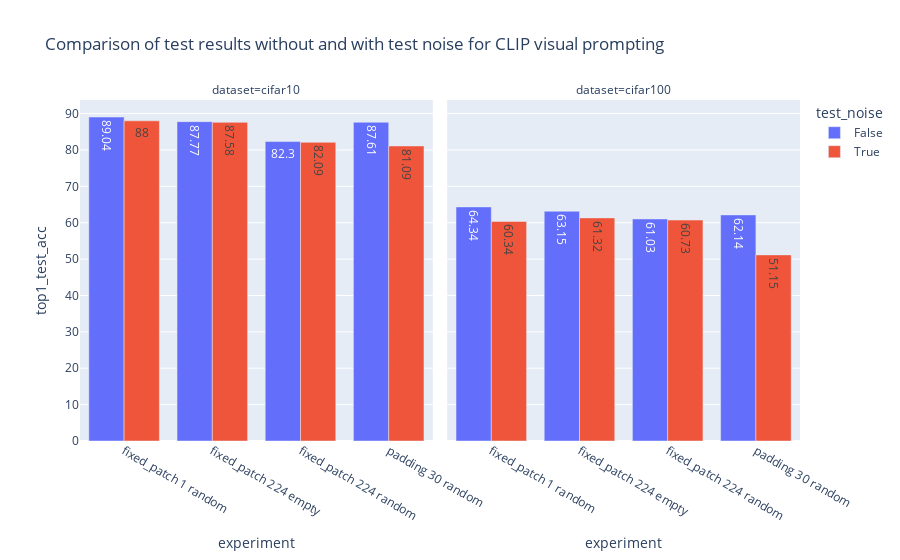

Notebook cell for this chart:
### Code cell
vp_df["experiment"] = vp_df["method"] + " " + vp_df["prompt_size"].astype(str) + " " + vp_df["prompt_init_method"]

fig = px.bar(
    vp_df,
    x="experiment", 
    y="top1_test_acc", 
    color="test_noise",
    facet_col="dataset",
    barmode="group",
    text_auto=True,
    title="Comparison of test results without and with test noise for CLIP visual prompting")
fig.write_image(plots_dir / "q24_clip_vp_test_noise.png", scale=2.0)
fig

### Figure 1 — Plotly figure (JSON) as saved in the notebook; plotly's stock layout.template omitted (floating-point values rounded to 4 significant figures)
{"data": [{"alignmentgroup": "True", "hovertemplate": "test_noise=False<br>dataset=cifar10<br>experiment=%{x}<br>top1_test_acc=%{y}<extra></extra>", "legendgroup": "False", "marker": {"color": "#636efa", "pattern": {"shape": ""}}, "name": "False", "offsetgroup": "False", "orientation": "v", "showlegend": true, "textposition": "auto", "texttemplate": "%{y}", "x": ["fixed_patch 1 random", "fixed_patch 224 empty", "fixed_patch 224 random", "padding 30 random"], "xaxis": "x", "y": [89.04, 87.77, 82.3, 87.61], "yaxis": "y", "type": "bar"}, {"alignmentgroup": "True", "hovertemplate": "test_noise=False<br>dataset=cifar100<br>experiment=%{x}<br>top1_test_acc=%{y}<extra></extra>", "legendgroup": "False", "marker": {"color": "#636efa", "pattern": {"shape": ""}}, "name": "False", "offsetgroup": "False", "orientation": "v", "showlegend": false, "textposition": "auto", "texttemplate": "%{y}", "x": ["fixed_patch 1 random", "fixed_patch 224 empty", "fixed_patch 224 random", "padding 30 random"], "xaxis": "x2", "y": [64.34, 63.15, 61.03, 62.14], "yaxis": "y2", "type": "bar"}, {"alignmentgroup": "True", "hovertemplate": "test_noise=True<br>dataset=cifar10<br>experiment=%{x}<br>top1_test_acc=%{y}<extra></extra>", "legendgroup": "True", "marker": {"color": "#EF553B", "pattern": {"shape": ""}}, "name": "True", "offsetgroup": "True", "orientation": "v", "showlegend": true, "textposition": "auto", "texttemplate": "%{y}", "x": ["fixed_patch 1 random", "fixed_patch 224 empty", "fixed_patch 224 random", "padding 30 random"], "xaxis": "x", "y": [88.0, 87.58, 82.09, 81.09], "yaxis": "y", "type": "bar"}, {"alignmentgroup": "True", "hovertemplate": "test_noise=True<br>dataset=cifar100<br>experiment=%{x}<br>top1_test_acc=%{y}<extra></extra>", "legendgroup": "True", "marker": {"color": "#EF553B", "pattern": {"shape": ""}}, "name": "True", "offsetgroup": "True", "orientation": "v", "showlegend": false, "textposition": "auto", "texttemplate": "%{y}", "x": ["fixed_patch 1 random", "fixed_patch 224 empty", "fixed_patch 224 random", "padding 30 random"], "xaxis": "x2", "y": [60.34, 61.32, 60.73, 51.15], "yaxis": "y2", "type": "bar"}], "layout": {"xaxis": {"anchor": "y", "domain": [0.0, 0.49], "title": {"text": "experiment"}}, "yaxis": {"anchor": "x", "domain": [0.0, 1.0], "title": {"text": "top1_test_acc"}}, "xaxis2": {"anchor": "y2", "domain": [0.51, 1.0], "matches": "x", "title": {"text": "experiment"}}, "yaxis2": {"anchor": "x2", "domain": [0.0, 1.0], "matches": "y", "showticklabels": false}, "annotations": [{"font": {}, "showarrow": false, "text": "dataset=cifar10", "x": 0.245, "xanchor": "center", "xref": "paper", "y": 1.0, "yanchor": "bottom", "yref": "paper"}, {"font": {}, "showarrow": false, "text": "dataset=cifar100", "x": 0.755, "xanchor": "center", "xref": "paper", "y": 1.0, "yanchor": "bottom", "yref": "paper"}], "legend": {"title": {"text": "test_noise"}, "tracegroupgap": 0}, "title": {"text": "Comparison of test results without and with test noise for CLIP visual prompting"}, "barmode": "group"}}
